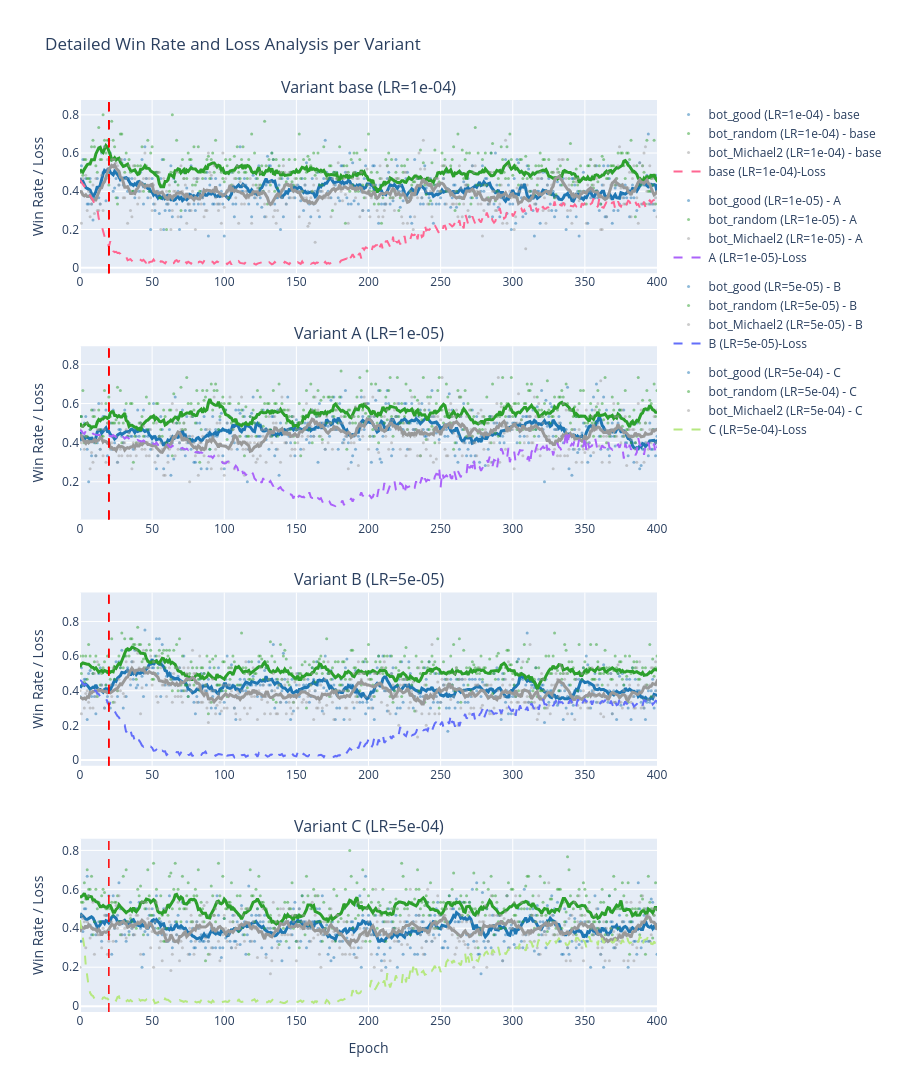

This figure's notebook cell:
### Markdown cell above
## Detailed Analysis per Variant (Win Rate + Loss)

### Code cell
# Smooth win rates function
def smooth_win_rates(rates, window_size=11):
    smoothed = []
    for i in range(len(rates)):
        window = rates[
            max(0, i - window_size // 2) : min(len(rates), i + window_size // 2 + 1)
        ]
        smoothed.append(sum(window) / len(window))
    return smoothed


# Define consistent colors for each bot type
bot_colors = {
    "bot_good": "#1f77b4",  # Blue
    "bot_medium": "#ff7f0e",  # Orange
    "bot_random": "#2ca02c",  # Green
    "bot_bad": "#d62728",  # Red
}

# Create one subplot per variant
fig = make_subplots(
    rows=len(evals),
    cols=1,
    subplot_titles=[
        f"Variant {v} (LR={variant_configs[v]['lr']:.0e})" for v in evals.keys()
    ],
    vertical_spacing=0.08,
)

for i, (variant, data) in enumerate(evals.items(), 1):
    win_rate = data["win_rate"]
    lr = variant_configs[variant]["lr"]

    # Plot each bot's win rate
    for bot, rates in win_rate.items():
        bot_color = bot_colors.get(bot, "#999999")  # Default gray if bot not in dict

        # Raw data as markers
        fig.add_trace(
            go.Scatter(
                y=rates,
                mode="markers",
                name=f"{bot} (LR={lr:.0e}) - {variant}",
                marker=dict(size=3, color=bot_color, opacity=0.5),
                legendgroup=f"group{variant}",
                showlegend=True,
            ),
            row=i,
            col=1,
        )

        # Smoothed line
        smoothed = smooth_win_rates(rates)
        fig.add_trace(
            go.Scatter(
                y=smoothed,
                mode="lines",
                name=f"{bot} (LR={lr:.0e}) - {variant} (smooth)",
                line=dict(width=3, color=bot_color),
                # legendgroup=f"group{variant}",
                showlegend=False,
            ),
            row=i,
            col=1,
        )

    # Add loss
    loss_epoch = [
        data["loss_values"]["loss_values"][j]
        for j in data["loss_values"]["epoch_values"]
    ]
    fig.add_trace(
        go.Scatter(
            y=loss_epoch,
            mode="lines",
            name=f"{variant} (LR={lr:.0e})-Loss",
            line=dict(dash="dash"),
            legendgroup=f"group{variant}",
            showlegend=True,
        ),
        row=i,
        col=1,
    )
    fig.add_vline(x=20, line_width=1.5, line_dash="dash", line_color="red")

    # Update y-axis
    fig.update_yaxes(title_text="Win Rate / Loss", row=i, col=1)

# Update x-axis (only for bottom plot)
fig.update_xaxes(title_text="Epoch", row=len(evals), col=1)
fig.update_xaxes(range=[0, 400])

fig.update_layout(
    height=400 * len(evals),
    title_text="Detailed Win Rate and Loss Analysis per Variant",
)
fig.show()

### Figure 1 — Plotly figure (JSON) as saved in the notebook; plotly's stock layout.template omitted (floating-point values rounded to 4 significant figures; data arrays with more than 128 entries replaced by an {"elided": "..."} marker saying what was removed)
{"data": [{"legendgroup": "groupbase", "marker": {"color": "#1f77b4", "opacity": 0.5, "size": 3}, "mode": "markers", "name": "bot_good (LR=1e-04) - base", "showlegend": true, "type": "scatter", "xaxis": "x", "y": {"elided": "5000 float values"}, "yaxis": "y"}, {"line": {"color": "#1f77b4", "width": 3}, "mode": "lines", "name": "bot_good (LR=1e-04) - base (smooth)", "showlegend": false, "type": "scatter", "xaxis": "x", "y": {"elided": "5000 float values"}, "yaxis": "y"}, {"legendgroup": "groupbase", "marker": {"color": "#2ca02c", "opacity": 0.5, "size": 3}, "mode": "markers", "name": "bot_random (LR=1e-04) - base", "showlegend": true, "type": "scatter", "xaxis": "x", "y": {"elided": "5000 float values"}, "yaxis": "y"}, {"line": {"color": "#2ca02c", "width": 3}, "mode": "lines", "name": "bot_random (LR=1e-04) - base (smooth)", "showlegend": false, "type": "scatter", "xaxis": "x", "y": {"elided": "5000 float values"}, "yaxis": "y"}, {"legendgroup": "groupbase", "marker": {"color": "#999999", "opacity": 0.5, "size": 3}, "mode": "markers", "name": "bot_Michael2 (LR=1e-04) - base", "showlegend": true, "type": "scatter", "xaxis": "x", "y": {"elided": "5000 float values"}, "yaxis": "y"}, {"line": {"color": "#999999", "width": 3}, "mode": "lines", "name": "bot_Michael2 (LR=1e-04) - base (smooth)", "showlegend": false, "type": "scatter", "xaxis": "x", "y": {"elided": "5000 float values"}, "yaxis": "y"}, {"legendgroup": "groupbase", "line": {"dash": "dash"}, "mode": "lines", "name": "base (LR=1e-04)-Loss", "showlegend": true, "type": "scatter", "xaxis": "x", "y": {"elided": "5000 float values"}, "yaxis": "y"}, {"legendgroup": "groupA", "marker": {"color": "#1f77b4", "opacity": 0.5, "size": 3}, "mode": "markers", "name": "bot_good (LR=1e-05) - A", "showlegend": true, "type": "scatter", "xaxis": "x2", "y": {"elided": "5000 float values"}, "yaxis": "y2"}, {"line": {"color": "#1f77b4", "width": 3}, "mode": "lines", "name": "bot_good (LR=1e-05) - A (smooth)", "showlegend": false, "type": "scatter", "xaxis": "x2", "y": {"elided": "5000 float values"}, "yaxis": "y2"}, {"legendgroup": "groupA", "marker": {"color": "#2ca02c", "opacity": 0.5, "size": 3}, "mode": "markers", "name": "bot_random (LR=1e-05) - A", "showlegend": true, "type": "scatter", "xaxis": "x2", "y": {"elided": "5000 float values"}, "yaxis": "y2"}, {"line": {"color": "#2ca02c", "width": 3}, "mode": "lines", "name": "bot_random (LR=1e-05) - A (smooth)", "showlegend": false, "type": "scatter", "xaxis": "x2", "y": {"elided": "5000 float values"}, "yaxis": "y2"}, {"legendgroup": "groupA", "marker": {"color": "#999999", "opacity": 0.5, "size": 3}, "mode": "markers", "name": "bot_Michael2 (LR=1e-05) - A", "showlegend": true, "type": "scatter", "xaxis": "x2", "y": {"elided": "5000 float values"}, "yaxis": "y2"}, {"line": {"color": "#999999", "width": 3}, "mode": "lines", "name": "bot_Michael2 (LR=1e-05) - A (smooth)", "showlegend": false, "type": "scatter", "xaxis": "x2", "y": {"elided": "5000 float values"}, "yaxis": "y2"}, {"legendgroup": "groupA", "line": {"dash": "dash"}, "mode": "lines", "name": "A (LR=1e-05)-Loss", "showlegend": true, "type": "scatter", "xaxis": "x2", "y": {"elided": "5000 float values"}, "yaxis": "y2"}, {"legendgroup": "groupB", "marker": {"color": "#1f77b4", "opacity": 0.5, "size": 3}, "mode": "markers", "name": "bot_good (LR=5e-05) - B", "showlegend": true, "type": "scatter", "xaxis": "x3", "y": {"elided": "5000 float values"}, "yaxis": "y3"}, {"line": {"color": "#1f77b4", "width": 3}, "mode": "lines", "name": "bot_good (LR=5e-05) - B (smooth)", "showlegend": false, "type": "scatter", "xaxis": "x3", "y": {"elided": "5000 float values"}, "yaxis": "y3"}, {"legendgroup": "groupB", "marker": {"color": "#2ca02c", "opacity": 0.5, "size": 3}, "mode": "markers", "name": "bot_random (LR=5e-05) - B", "showlegend": true, "type": "scatter", "xaxis": "x3", "y": {"elided": "5000 float values"}, "yaxis": "y3"}, {"line": {"color": "#2ca02c", "width": 3}, "mode": "lines", "name": "bot_random (LR=5e-05) - B (smooth)", "showlegend": false, "type": "scatter", "xaxis": "x3", "y": {"elided": "5000 float values"}, "yaxis": "y3"}, {"legendgroup": "groupB", "marker": {"color": "#999999", "opacity": 0.5, "size": 3}, "mode": "markers", "name": "bot_Michael2 (LR=5e-05) - B", "showlegend": true, "type": "scatter", "xaxis": "x3", "y": {"elided": "5000 float values"}, "yaxis": "y3"}, {"line": {"color": "#999999", "width": 3}, "mode": "lines", "name": "bot_Michael2 (LR=5e-05) - B (smooth)", "showlegend": false, "type": "scatter", "xaxis": "x3", "y": {"elided": "5000 float values"}, "yaxis": "y3"}, {"legendgroup": "groupB", "line": {"dash": "dash"}, "mode": "lines", "name": "B (LR=5e-05)-Loss", "showlegend": true, "type": "scatter", "xaxis": "x3", "y": {"elided": "5000 float values"}, "yaxis": "y3"}, {"legendgroup": "groupC", "marker": {"color": "#1f77b4", "opacity": 0.5, "size": 3}, "mode": "markers", "name": "bot_good (LR=5e-04) - C", "showlegend": true, "type": "scatter", "xaxis": "x4", "y": {"elided": "5000 float values"}, "yaxis": "y4"}, {"line": {"color": "#1f77b4", "width": 3}, "mode": "lines", "name": "bot_good (LR=5e-04) - C (smooth)", "showlegend": false, "type": "scatter", "xaxis": "x4", "y": {"elided": "5000 float values"}, "yaxis": "y4"}, {"legendgroup": "groupC", "marker": {"color": "#2ca02c", "opacity": 0.5, "size": 3}, "mode": "markers", "name": "bot_random (LR=5e-04) - C", "showlegend": true, "type": "scatter", "xaxis": "x4", "y": {"elided": "5000 float values"}, "yaxis": "y4"}, {"line": {"color": "#2ca02c", "width": 3}, "mode": "lines", "name": "bot_random (LR=5e-04) - C (smooth)", "showlegend": false, "type": "scatter", "xaxis": "x4", "y": {"elided": "5000 float values"}, "yaxis": "y4"}, {"legendgroup": "groupC", "marker": {"color": "#999999", "opacity": 0.5, "size": 3}, "mode": "markers", "name": "bot_Michael2 (LR=5e-04) - C", "showlegend": true, "type": "scatter", "xaxis": "x4", "y": {"elided": "5000 float values"}, "yaxis": "y4"}, {"line": {"color": "#999999", "width": 3}, "mode": "lines", "name": "bot_Michael2 (LR=5e-04) - C (smooth)", "showlegend": false, "type": "scatter", "xaxis": "x4", "y": {"elided": "5000 float values"}, "yaxis": "y4"}, {"legendgroup": "groupC", "line": {"dash": "dash"}, "mode": "lines", "name": "C (LR=5e-04)-Loss", "showlegend": true, "type": "scatter", "xaxis": "x4", "y": {"elided": "5000 float values"}, "yaxis": "y4"}], "layout": {"annotations": [{"font": {"size": 16}, "showarrow": false, "text": "Variant base (LR=1e-04)", "x": 0.5, "xanchor": "center", "xref": "paper", "y": 1, "yanchor": "bottom", "yref": "paper"}, {"font": {"size": 16}, "showarrow": false, "text": "Variant A (LR=1e-05)", "x": 0.5, "xanchor": "center", "xref": "paper", "y": 0.73, "yanchor": "bottom", "yref": "paper"}, {"font": {"size": 16}, "showarrow": false, "text": "Variant B (LR=5e-05)", "x": 0.5, "xanchor": "center", "xref": "paper", "y": 0.46, "yanchor": "bottom", "yref": "paper"}, {"font": {"size": 16}, "showarrow": false, "text": "Variant C (LR=5e-04)", "x": 0.5, "xanchor": "center", "xref": "paper", "y": 0.19, "yanchor": "bottom", "yref": "paper"}], "height": 1600, "shapes": [{"line": {"color": "red", "dash": "dash", "width": 1.5}, "type": "line", "x0": 20, "x1": 20, "xref": "x", "y0": 0, "y1": 1, "yref": "y domain"}, {"line": {"color": "red", "dash": "dash", "width": 1.5}, "type": "line", "x0": 20, "x1": 20, "xref": "x", "y0": 0, "y1": 1, "yref": "y domain"}, {"line": {"color": "red", "dash": "dash", "width": 1.5}, "type": "line", "x0": 20, "x1": 20, "xref": "x2", "y0": 0, "y1": 1, "yref": "y2 domain"}, {"line": {"color": "red", "dash": "dash", "width": 1.5}, "type": "line", "x0": 20, "x1": 20, "xref": "x", "y0": 0, "y1": 1, "yref": "y domain"}, {"line": {"color": "red", "dash": "dash", "width": 1.5}, "type": "line", "x0": 20, "x1": 20, "xref": "x2", "y0": 0, "y1": 1, "yref": "y2 domain"}, {"line": {"color": "red", "dash": "dash", "width": 1.5}, "type": "line", "x0": 20, "x1": 20, "xref": "x3", "y0": 0, "y1": 1, "yref": "y3 domain"}, {"line": {"color": "red", "dash": "dash", "width": 1.5}, "type": "line", "x0": 20, "x1": 20, "xref": "x", "y0": 0, "y1": 1, "yref": "y domain"}, {"line": {"color": "red", "dash": "dash", "width": 1.5}, "type": "line", "x0": 20, "x1": 20, "xref": "x2", "y0": 0, "y1": 1, "yref": "y2 domain"}, {"line": {"color": "red", "dash": "dash", "width": 1.5}, "type": "line", "x0": 20, "x1": 20, "xref": "x3", "y0": 0, "y1": 1, "yref": "y3 domain"}, {"line": {"color": "red", "dash": "dash", "width": 1.5}, "type": "line", "x0": 20, "x1": 20, "xref": "x4", "y0": 0, "y1": 1, "yref": "y4 domain"}], "title": {"text": "Detailed Win Rate and Loss Analysis per Variant"}, "xaxis": {"anchor": "y", "domain": [0, 1], "range": [0, 400]}, "xaxis2": {"anchor": "y2", "domain": [0, 1], "range": [0, 400]}, "xaxis3": {"anchor": "y3", "domain": [0, 1], "range": [0, 400]}, "xaxis4": {"anchor": "y4", "domain": [0, 1], "range": [0, 400], "title": {"text": "Epoch"}}, "yaxis": {"anchor": "x", "domain": [0.81, 1], "title": {"text": "Win Rate / Loss"}}, "yaxis2": {"anchor": "x2", "domain": [0.54, 0.73], "title": {"text": "Win Rate / Loss"}}, "yaxis3": {"anchor": "x3", "domain": [0.27, 0.46], "title": {"text": "Win Rate / Loss"}}, "yaxis4": {"anchor": "x4", "domain": [0, 0.19], "title": {"text": "Win Rate / Loss"}}}}
